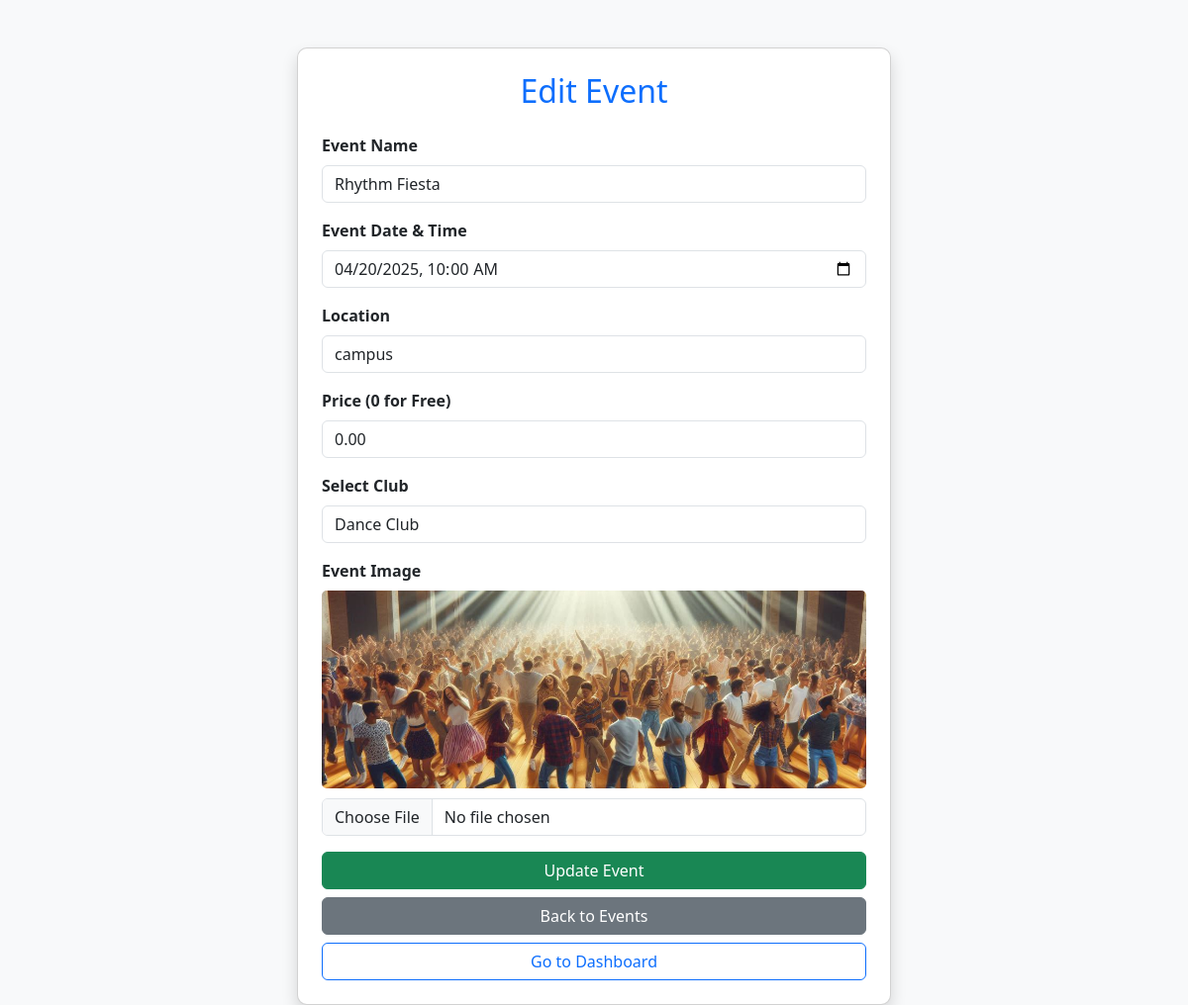
/views/admin/edit_event?id=12 (signed in), run on the app's committed database.
### tables this page shows
CREATE TABLE `events` (
  `id` int(11) NOT NULL,
  `club_id` int(11) NOT NULL,
  `name` varchar(255) NOT NULL,
  `description` text DEFAULT NULL,
  `event_date` datetime NOT NULL,
  `location` varchar(255) DEFAULT NULL,
  `price` decimal(10,2) DEFAULT 0.00,
  `created_by` int(11) NOT NULL,
  `image_path` varchar(255) DEFAULT NULL
);

CREATE TABLE `clubs` (
  `id` int(11) NOT NULL,
  `name` varchar(255) NOT NULL,
  `description` text NOT NULL,
  `coordinator_id` int(11) DEFAULT NULL,
  `created_at` timestamp NOT NULL DEFAULT current_timestamp(),
  `image_path` varchar(255) DEFAULT NULL
);

### views/admin/edit_event.php (the view, shortened to what this page needs)
<?php
include(__DIR__ . "/../../config/db.php");
$event_id = $_GET['id'];
$stmt = $conn->prepare("SELECT * FROM events WHERE id = ?");
$stmt->bind_param("i", $event_id);
$stmt->execute();
$event = $stmt->get_result()->fetch_assoc();
$clubs = $conn->query("SELECT id, name FROM clubs");
?>
<!DOCTYPE html>
<html lang="en">
<head>
    <link href="https://cdn.jsdelivr.net/npm/bootstrap@5.3.0/dist/css/bootstrap.min.css" rel="stylesheet">
</head>
<body>
    <div class="container mt-5">
        <div class="card p-4 shadow">
            <h2 class="text-center text-primary mb-4">Edit Event</h2>
            <form method="POST" enctype="multipart/form-data">
                <div class="mb-3">
                    <label class="form-label fw-bold">Event Name</label>
                    <input type="text" name="name" class="form-control" value="<?php echo htmlspecialchars($event['name']); ?>" required>
                </div>
                <div class="mb-3">
                    <label class="form-label fw-bold">Event Date & Time</label>
                    <input type="datetime-local" name="event_date" class="form-control"
                        value="<?php echo date('Y-m-d\TH:i', strtotime($event['event_date'])); ?>" required>
                </div>
                <div class="mb-3">
                    <label class="form-label fw-bold">Location</label>
                    <input type="text" name="location" class="form-control" value="<?php echo htmlspecialchars($event['location']); ?>" required>
                </div>
                <div class="mb-3">
                    <label class="form-label fw-bold">Price (0 for Free)</label>
                    <input type="number" name="price" class="form-control" value="<?php echo $event['price']; ?>" required>
                </div>
                <div class="mb-3">
                    <label class="form-label fw-bold">Select Club</label>
                    <select name="club_id" class="form-control" required>
                        <?php while ($club = $clubs->fetch_assoc()) { ?>
                            <option value="<?php echo $club['id']; ?>" <?php echo ($club['id'] == $event['club_id']) ? 'selected' : ''; ?>>
                                <?php echo htmlspecialchars($club['name']); ?>
                            </option>
                        <?php } ?>
                    </select>
                </div>
                <div class="mb-3">
                    <label class="form-label fw-bold">Event Image</label>
                   <?php
$image_path = "../../" . $event['image_path'];
if (!empty($event['image_path']) && file_exists($image_path)) { ?>
    <img src="<?php echo $image_path; ?>" class="event-image" alt="Event Image">
<?php } else { ?>
    <span class="text-muted">⚠️ No Image Available</span>
<?php } ?>
                    <input type="file" name="event_image" class="form-control">
                </div>
                <div class="d-grid gap-2">
                    <button type="submit" class="btn btn-success">Update Event</button>
                    <a href="manage_events" class="btn btn-secondary">Back to Events</a>
                    <a href="../dashboard.php" class="btn btn-outline-primary">Go to Dashboard</a>
                </div>
            </form>
        </div>
    </div>
</body>
</html>

### views/admin/edit_event.php (style rules this page uses)
body { background-color: #f8f9fa; }
.card { max-width: 600px; margin: auto; border-radius: 10px; }
.event-image { width: 100%; max-height: 200px; object-fit: cover; border-radius: 5px; margin-bottom: 10px; }

### data on the page
events: name "Rhythm Fiesta", event_date "04/20/2025 10:00", location "campus", price "0.00", club_id "Dance Club", image_path (picture)
